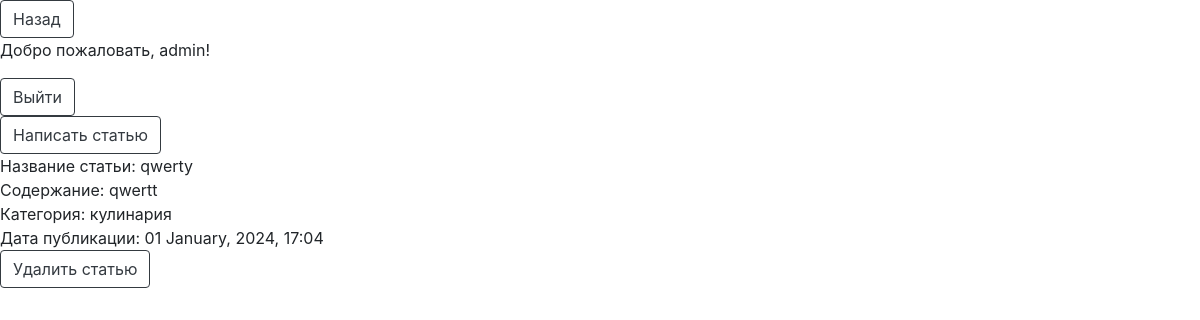
The app's page /your_profile (signed in), older data.
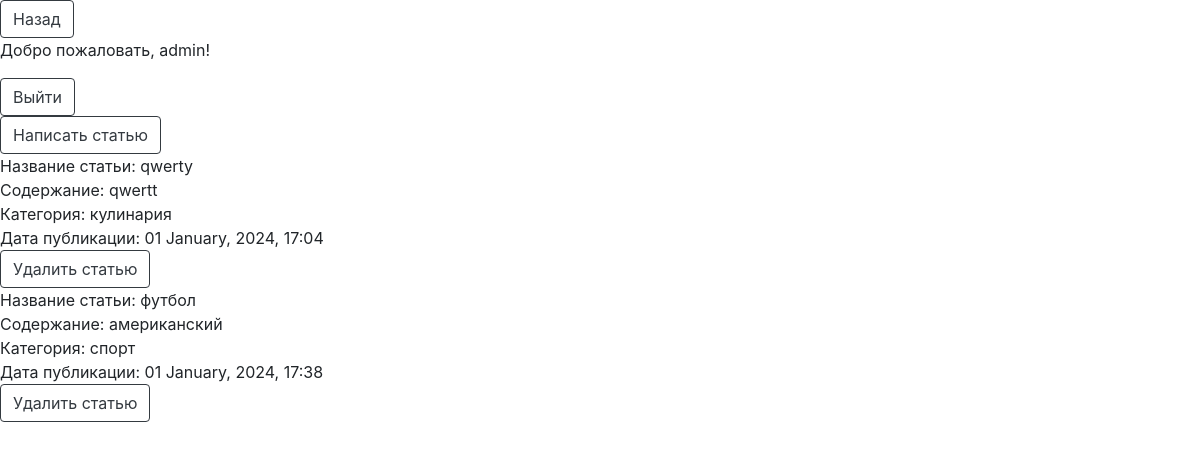
The same page, newer data.
### models.py (models this page shows)
class Base(DeclarativeBase):
    id: Mapped[int_pk]
    created_at: Mapped[datetime] = Column(DateTime, default=utcnow)

class Article(Base):
    __tablename__ = 'articles'
    name_of_article: Mapped[str]
    text_of_article: Mapped[str]
    user_id: Mapped[int] = mapped_column(ForeignKey('users.id'))
    user: Mapped['User'] = relationship(back_populates='articles')
    categories: Mapped[list['Category']] = relationship(
        back_populates='article',
        cascade='all',
    )

class Category(Base):
    __tablename__ = 'categories'
    name_of_category: Mapped[str]
    article_id: Mapped[int] = mapped_column(ForeignKey('articles.id'))
    article: Mapped['Article'] = relationship(back_populates='categories')

### app.py (the view)
@app.route('/your_profile')
def your_profile_page():
    if current_user.is_authenticated:
        session = SessionFactory()
        current_user_id = current_user.id
        your_articles = session.query(Article).filter_by(user_id=current_user_id).all()
        return render_template('forum/your_profile.html', articles=your_articles)
    return render_template('forum/your_profile.html')

### app.py (called while the page is built)
@login_manager.user_loader
def load_user(id):
    session = SessionFactory()
    return session.query(User).get(int(id))

### templates/forum/your_profile.html (shortened to what this page needs)
<!DOCTYPE html>
<html lang="en">
<head>
    <link rel="stylesheet" href="https://stackpath.bootstrapcdn.com/bootstrap/4.3.1/css/bootstrap.min.css">
</head>
<body>
<button onclick="window.location.href='{{ url_for('main_page') }}';" type="button" class="btn btn-outline-dark">Назад</button>
{% if current_user.is_authenticated %}
   <p>Добро пожаловать, {{ current_user.username }}!</p>
    <button onclick="window.location.href='{{ url_for('logout_page') }}';" type="button" class="btn btn-outline-dark">Выйти</button>
    <br>
    <button onclick="window.location.href='{{ url_for('create_article_page') }}';" type="button" class="btn btn-outline-dark">Написать статью</button>
    {% for article in articles %}
        <div>Название статьи: {{ article.name_of_article }}</div>
        <div>Содержание: {{ article.text_of_article }}</div>
        {% if article.categories %}
            <div>Категория:
                {% for category in article.categories %}
                    {{ category.name_of_category }}
                {% endfor %}
            </div>
        {% endif %}
        <div>Дата публикации: {{ article.created_at.strftime('%d %B, %Y, %H:%M') }}</div>
        <button onclick="window.location.href='{{ url_for('delete_article_page', id=article.id) }}';" type="button" class="btn btn-outline-dark">Удалить статью</button>
        <br>
    {% endfor %}
{% else %}
   <p>Извините, я вас не знаю.</p>
    <button onclick="window.location.href='{{ url_for('register_page') }}';" type="button" class="btn btn-outline-dark">Регистрация</button>
    <button onclick="window.location.href='{{ url_for('login_page') }}';" type="button" class="btn btn-outline-dark">Войти</button>
{% endif %}
</body>
</html>

Row changes from the older to the newer data that the page shows:
added Article: name_of_article "футбол", text_of_article "американский", created_at "01 January, 2024, 17:38"
added Category: name_of_category "спорт", shown under "футбол"
